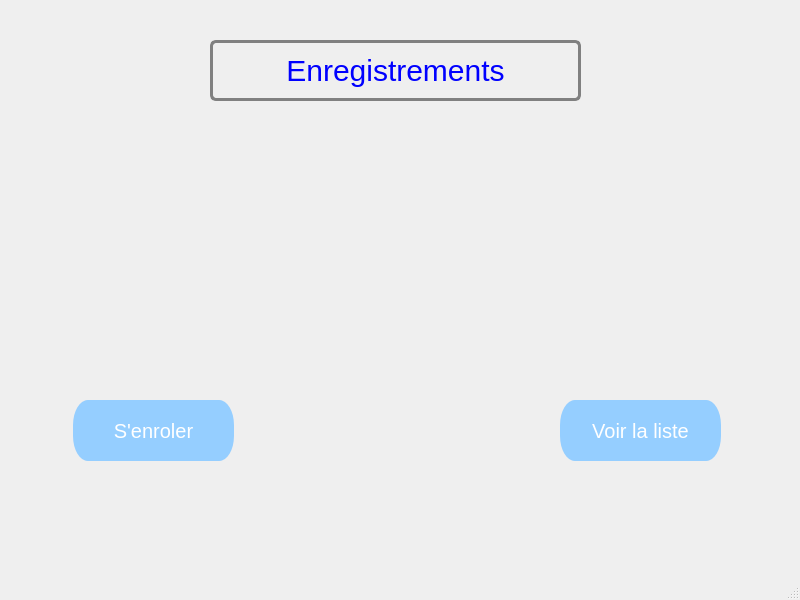
<?xml version="1.0" encoding="UTF-8"?>
<ui version="4.0">
 <class>MainWindow</class>
 <widget class="QMainWindow" name="MainWindow">
  <property name="geometry">
   <rect>
    <x>0</x>
    <y>0</y>
    <width>800</width>
    <height>600</height>
   </rect>
  </property>
  <property name="windowTitle">
   <string>MainWindow</string>
  </property>
  <widget class="QWidget" name="centralwidget">
   <widget class="QLabel" name="label">
    <property name="geometry">
     <rect>
      <x>10</x>
      <y>10</y>
      <width>771</width>
      <height>561</height>
     </rect>
    </property>
    <property name="styleSheet">
     <string notr="true">background-image: url(:/newPrefix/assets/image/seasonal-6.jpg);</string>
    </property>
    <property name="text">
     <string/>
    </property>
   </widget>
   <widget class="QLabel" name="label_2">
    <property name="geometry">
     <rect>
      <x>210</x>
      <y>40</y>
      <width>371</width>
      <height>61</height>
     </rect>
    </property>
    <property name="styleSheet">
     <string notr="true">border : 3px solid gray;
font-size : 30px;
color : blue;
border-radius : 6px;</string>
    </property>
    <property name="text">
     <string>Enregistrements</string>
    </property>
    <property name="alignment">
     <set>Qt::AlignCenter</set>
    </property>
   </widget>
   <widget class="QPushButton" name="btn_regist">
    <property name="geometry">
     <rect>
      <x>73</x>
      <y>400</y>
      <width>161</width>
      <height>61</height>
     </rect>
    </property>
    <property name="styleSheet">
     <string notr="true">QPushButton{
border-radius : 15px solid white;
border : none;
color : white;
background-color : rgb(149, 206, 255);
color: white;
font-size : 20px;
}
QPushButton:hover{
background-color : rgb(56, 217, 199);
}</string>
    </property>
    <property name="text">
     <string>S'enroler</string>
    </property>
   </widget>
   <widget class="QPushButton" name="btn_liste">
    <property name="geometry">
     <rect>
      <x>560</x>
      <y>400</y>
      <width>161</width>
      <height>61</height>
     </rect>
    </property>
    <property name="styleSheet">
     <string notr="true">QPushButton{
border-radius : 15px solid white;
border : none;
color : white;
background-color : rgb(149, 206, 255);
color: white;
font-size : 20px;
}
QPushButton:hover{
background-color : rgb(56, 217, 199);
}</string>
    </property>
    <property name="text">
     <string>Voir la liste</string>
    </property>
   </widget>
  </widget>
  <widget class="QMenuBar" name="menubar">
   <property name="geometry">
    <rect>
     <x>0</x>
     <y>0</y>
     <width>800</width>
     <height>21</height>
    </rect>
   </property>
  </widget>
  <widget class="QStatusBar" name="statusbar"/>
 </widget>
 <resources>
  <include location="../images.qrc"/>
 </resources>
 <connections/>
</ui>
